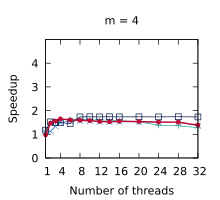

Write gnuplot code to recreate this figure.
set title "m = 4"
set terminal pdf size 2.2,2.0
set output "./results/Scans_n___4,194,304,_m___4.pdf"
set key off
set xrange [1:32]
set xtics (1, 4, 8, 12, 16, 20, 24, 28, 32)
set xlabel "Number of threads"
set yrange [0:5]
set ytics (0, 1, 2, 3, 4)
set ylabel "Speedup"
plot './results/Scans_n___4,194,304,_m___4.dat' using 1:2 title "Outer parallelism" pointsize 0.7 lw 1 pt 1 linecolor rgb "#24A793" with linespoints, \
  './results/Scans_n___4,194,304,_m___4.dat' using 1:3 title "Inner parallelism" pointsize 0.7 lw 1 pt 2 linecolor rgb "#5287C6" with linespoints, \
  './results/Scans_n___4,194,304,_m___4.dat' using 1:4 title "OpenMP" pointsize 0.7 lw 1 pt 4 linecolor rgb "#001240" with linespoints, \
  './results/Scans_n___4,194,304,_m___4.dat' using 1:5 title "Work assisting (our)" pointsize 0.4 lw 2 pt 7 linecolor rgb "#C00A35" with linespoints
